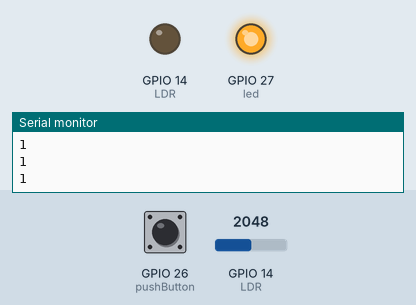
A sketch run on a simulated ESP32. Shown: output pins drawn as LEDs (lit = HIGH), the last lines printed to the serial monitor. Inputs (shaded band) come from the test bench; at power-on: GPIO 26 (pushButton) LOW, GPIO 14 (LDR) = 2048.

Above: at 1.3 s.
1.4 s: GPIO 26 (pushButton) pulled HIGH for 3.2 s
At 3.3 s:
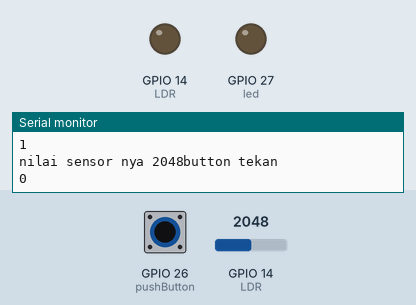
7.5 s: GPIO 26 (pushButton) pulled HIGH for 0.6 s
At 10.2 s:
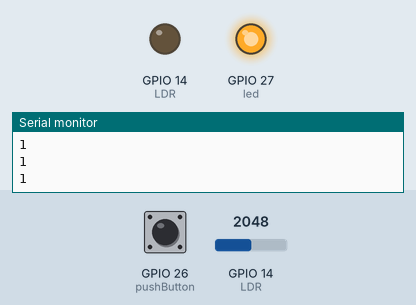
10.5 s: GPIO 26 (pushButton) pulled HIGH for 1 s
At 12.7 s:
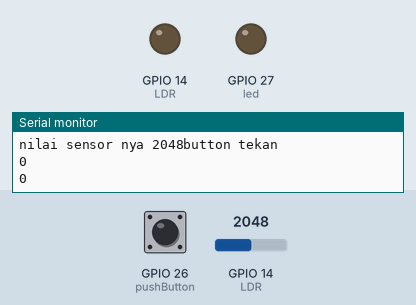
Timing chart, 0 to 14.2 s (numbered marks = the images above; inputs shaded):
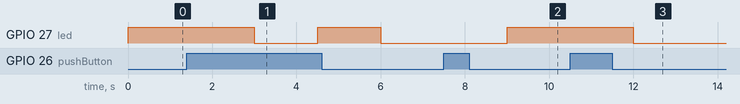

The sketch:

chal-2.ino
```cpp
#define pushButton 26
#define LDR 14
#define led 27
bool tekanPushButton;
int nilaiSensor = 0;
bool onLight = 1;
void setup() {
  // put your setup code here, to run once:
  pinMode(pushButton, INPUT);
  pinMode(LDR, OUTPUT);
  pinMode(led, OUTPUT);
  Serial.begin(9600);
}

void loop() {
  // put your main code here, to run repeatedly:
  Serial.println(onLight);
  nilaiSensor = analogRead(LDR);
  //Serial.println(nilaiSensor);
  tekanPushButton = digitalRead(pushButton);
  //Serial.println(tekanPushButton);

  if(nilaiSensor >= 1000){
      if(onLight == 1){
        digitalWrite(led, HIGH);
        delay(500);
      }else{
        digitalWrite(led, LOW);
        delay(500);
      }

  }else{
      if(onLight == 0 || onLight == 1){
        digitalWrite(led, LOW);
        delay(500);
      }
  }

  if(tekanPushButton == 1){
        Serial.print("nilai sensor nya ");
        Serial.print(nilaiSensor);
        Serial.println("button tekan");
        if(onLight == 1)onLight = 0;
        else onLight = 1;
        delay(1000);
      }
  // delay(1000);
}
```

Measured:
- after the input at 1.4 s, GPIO 27 (led): HIGH → LOW after 1.6 s, → HIGH 1.5 s later, → LOW 1.5 s later
- after the input at 7.5 s, GPIO 27 (led): LOW → HIGH after 1.5 s
- after the input at 10.5 s, GPIO 27 (led): HIGH → LOW after 1.5 s
